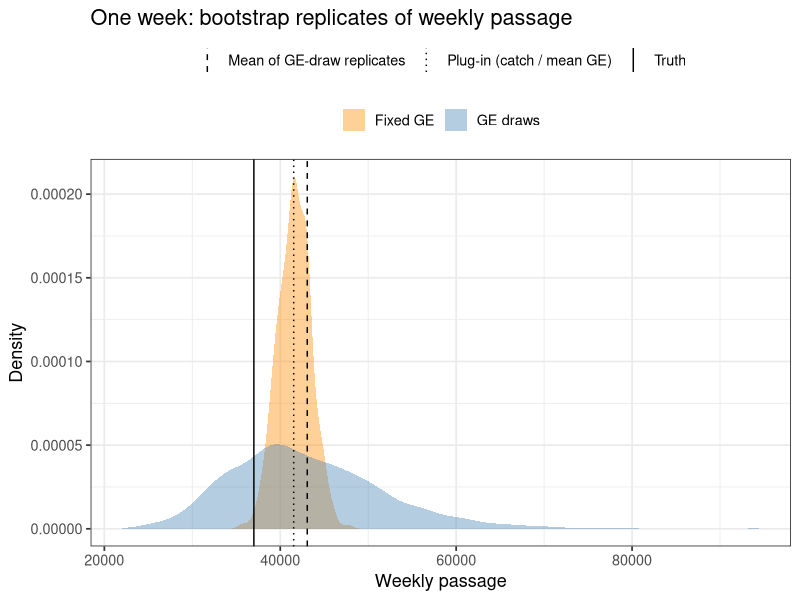
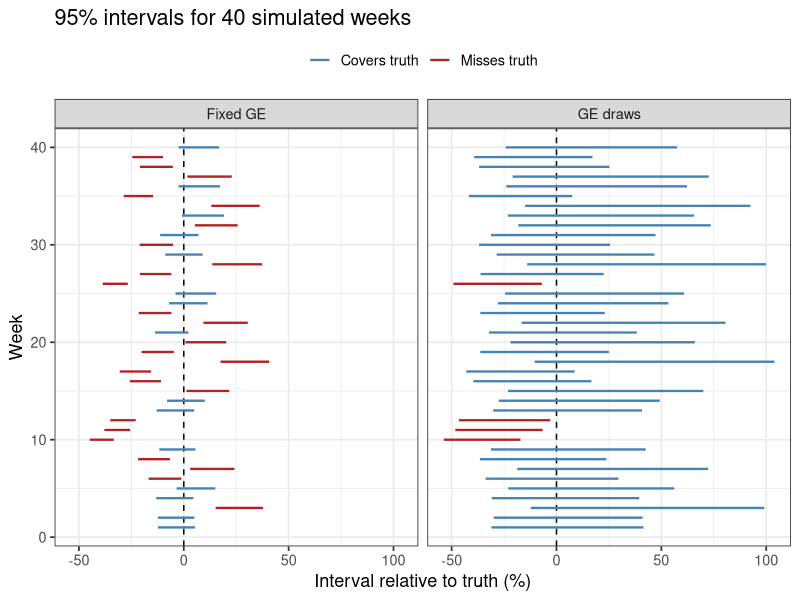

Here is the R script that generated these plots, in order:
# From GE to abundance: whose uncertainty does the bootstrap carry?
# (Run 00_setup.R once first: it installs packages and checks JAGS.)
#
# Lower Granite abundance expands the trap catch by the chance a passing fish
# is caught: the sampling rate times guidance efficiency (GE).
#   daily passage = daily catch / (sampling rate x GE)
#
# Two bootstraps for a week's total:
#   Fixed GE (SCRAPI-style): each replicate redraws each day's catch from a
#     binomial, rbinom(1, dailypass, Ptrue), with GE held at one value. The
#     interval carries trap-sampling noise but nothing about GE, even though
#     GE is the shakiest input.
#   GE draws (SCRAPI2-style): each replicate also gets its own GE draw from
#     the GE posterior, and the point estimate is the mean of the replicates.
#     Because 1 / GE is convex, the exact average of the expansion over the GE
#     posterior is above catch / (rate x mean GE) (Jensen's inequality,
#     02_lincoln_petersen.R). A finite bootstrap adds catch-redraw noise, so a
#     single week's replicate mean isn't guaranteed to land above it.
#
# This is a hybrid: catch noise comes from the bootstrap, GE uncertainty from
# posterior draws. It is not a full Bayesian posterior for abundance.
#
# Teaching version: plain R, no JAGS. The GE posterior here is a Beta from a
# simple PIT sample, standing in for the posterior draws from 05 to 07.
# Real SCRAPI also resamples measured fish for the composition splits; that
# part is left out, including posterior genetic stock-assignment uncertainty
# shown in the talk. This example carries catch and GE uncertainty only.
# All data are simulated.

library(ggplot2)

# 0. The talk's one-day fixed-GE bootstrap ----
# Same inputs as "Where Bootstrap Intervals Come From". This section uses a
# 90% interval; the weekly coverage experiment below deliberately uses 95%.
set.seed(20261029)
slide.catch <- 130
slide.rate <- 0.25
slide.ge <- 0.13
slide.B <- 2000
slide.p <- slide.rate * slide.ge
slide.passage <- slide.catch / slide.p
slide.catches <- rbinom(slide.B, round(slide.passage), slide.p)
slide.expanded <- slide.catches / slide.p
cat("Talk example: passage", slide.passage, "from", slide.catch, "caught\n")
cat("First bootstrap catches:", head(slide.catches), "\n")
cat("Simulated middle 90%:", round(quantile(slide.expanded, c(0.05, 0.95))), "\n")
# The slide reports 3,446 to 4,554 from a particular 2,000-replicate run.
# Its RNG state was not supplied. These finite-simulation endpoints can vary.
# The exact binomial quantiles are a reproducible reference, not a bootstrap:
slide.exact <- qbinom(c(0.05, 0.95), round(slide.passage), slide.p) / slide.p
cat("Exact binomial middle-90% endpoints:", round(slide.exact), "\n")
# Exact endpoints round to 3,446 and 4,585. Do not label the slide's simulated
# upper endpoint (4,554) as an exact quantile or tune a seed to force agreement.
stopifnot(abs(slide.passage - 4000) < 1e-8)

set.seed(8)

# 1. True values ----

N.day <- c(3000, 4500, 6000, 8000, 7000, 5000, 3500)   # true daily passage
N.week <- sum(N.day)
rate <- 0.25          # sampling rate
GE <- 0.05            # true guidance efficiency
n.pit <- 600          # PIT-tagged fish informing GE this week
B <- 2000             # bootstrap replicates

# 2. One week, both bootstraps ----

one.week <- function() {
  C <- rbinom(length(N.day), N.day, rate * GE)            # daily trap catch
  g <- rbinom(1, n.pit, GE)                               # PIT fish guided
  ge.draws <- rbeta(B, g + 1, n.pit - g + 1)              # GE posterior draws
  ge.mean <- mean(ge.draws)

  # Fixed GE: one GE for every replicate
  pass.fixed <- C / (rate * ge.mean)
  plug.in <- sum(pass.fixed)
  boot.fixed <- replicate(B, sum(rbinom(length(C), round(pass.fixed), rate * ge.mean) / (rate * ge.mean)))

  # GE draws: each replicate carries its own GE
  boot.draws <- sapply(ge.draws, function(ge) {
    pass <- C / (rate * ge)
    sum(rbinom(length(C), round(pass), rate * ge) / (rate * ge))
  })

  list(plug.in = plug.in, boot.fixed = boot.fixed, boot.draws = boot.draws,
       est.draws = mean(boot.draws), med.draws = median(boot.draws))
}

wk <- one.week()
ci <- function(x) round(quantile(x, c(0.025, 0.975)))
cat("True weekly passage:", N.week, "\n")
cat("Fixed GE:  plug-in estimate", round(wk$plug.in), "  95% interval", ci(wk$boot.fixed), "\n")
cat("GE draws:  mean of replicates", round(wk$est.draws), "  95% interval", ci(wk$boot.draws), "\n")
cat("Plug-in sits at the", round(100 * mean(wk$boot.draws < wk$plug.in)),
    "th percentile of the GE-draw replicates\n")

# 3. Repeat over many weeks ----

n.weeks <- 300
res <- t(replicate(n.weeks, {
  w <- one.week()
  c(plug.in = w$plug.in, est.draws = w$est.draws, med.draws = w$med.draws,
    lo.fixed = unname(quantile(w$boot.fixed, 0.025)), hi.fixed = unname(quantile(w$boot.fixed, 0.975)),
    lo.draws = unname(quantile(w$boot.draws, 0.025)), hi.draws = unname(quantile(w$boot.draws, 0.975)))
}))
res <- as.data.frame(res)

cover.fixed <- mean(res$lo.fixed <= N.week & N.week <= res$hi.fixed)
cover.draws <- mean(res$lo.draws <= N.week & N.week <= res$hi.draws)
cat("\nOver", n.weeks, "simulated weeks:\n")
cat("95% interval coverage   fixed GE:", round(100 * cover.fixed, 1), "%   GE draws:", round(100 * cover.draws, 1), "%\n")
cat("Median interval width   fixed GE:", round(median(res$hi.fixed - res$lo.fixed)),
    "   GE draws:", round(median(res$hi.draws - res$lo.draws)), "\n")
cat("Mean % error vs truth   plug-in:", round(100 * (mean(res$plug.in) / N.week - 1), 1),
    "%   mean of GE-draw replicates:", round(100 * (mean(res$est.draws) / N.week - 1), 1),
    "%   median of GE-draw replicates:", round(100 * (mean(res$med.draws) / N.week - 1), 1), "%\n")
cat("Weeks where the plug-in falls below the mean of the GE-draw replicates:",
    round(100 * mean(res$plug.in < res$est.draws)), "%\n")

# 4. Plot ----
# Each plot prints on its own.

boot.df <- rbind(data.frame(method = "Fixed GE", total = wk$boot.fixed),
                 data.frame(method = "GE draws", total = wk$boot.draws))
lines.df <- data.frame(what = c("Truth", "Plug-in (catch / mean GE)", "Mean of GE-draw replicates"),
                       x = c(N.week, wk$plug.in, wk$est.draws))
p1 <- ggplot(boot.df, aes(total, fill = method)) +
  geom_density(alpha = 0.4, color = NA) +
  geom_vline(data = lines.df, aes(xintercept = x, linetype = what)) +
  scale_fill_manual(NULL, values = c("Fixed GE" = "darkorange", "GE draws" = "steelblue")) +
  scale_linetype_manual(NULL, values = c("Truth" = "solid", "Plug-in (catch / mean GE)" = "dotted",
                                         "Mean of GE-draw replicates" = "dashed")) +
  labs(title = "One week: bootstrap replicates of weekly passage", x = "Weekly passage", y = "Density") +
  theme_bw(base_size = 13) + theme(legend.position = "top", legend.box = "vertical")
print(p1)

show <- 1:40
int.df <- rbind(data.frame(week = show, method = "Fixed GE", lo = res$lo.fixed[show], hi = res$hi.fixed[show]),
                data.frame(week = show, method = "GE draws", lo = res$lo.draws[show], hi = res$hi.draws[show]))
int.df$covers <- ifelse(int.df$lo <= N.week & N.week <= int.df$hi, "Covers truth", "Misses truth")
p2 <- ggplot(int.df, aes(y = week, xmin = 100 * (lo / N.week - 1), xmax = 100 * (hi / N.week - 1),
                         color = covers)) +
  geom_vline(xintercept = 0, linetype = "dashed") +
  geom_linerange(linewidth = 0.8) +
  facet_wrap(~ method) +
  scale_color_manual(NULL, values = c("Covers truth" = "steelblue", "Misses truth" = "firebrick")) +
  labs(title = "95% intervals for 40 simulated weeks", x = "Interval relative to truth (%)", y = "Week") +
  theme_bw(base_size = 13) + theme(legend.position = "top")
print(p2)

# Try this ----
# Predict before rerunning; reset each change before trying the next.
# 1. Set n.pit <- 100 in the weekly experiment. How do the widths and
#    coverage of the fixed-GE and GE-draw intervals change?
# 2. Set B <- 200. How stable are interval endpoints and the reported
#    coverage compared with the original 2,000-replicate run?

# Lessons ----
# - An interval has to carry the uncertainty of every estimated input. Holding
#   GE fixed gives an interval that is far too narrow and misses the truth
#   most of the time.
# - Giving every bootstrap replicate its own GE draw improved coverage to
#   about 95% in this simulation.
# - Propagating uncertainty and removing bias are different jobs. Carrying GE
#   draws widened the intervals to an honest width, but the inverse also
#   raised the mean of the replicates: in this simulation it ran a few percent
#   high, while the plug-in and the median landed closer to the truth.
# - The mean of the replicates sat above catch / (rate x mean GE) in every
#   simulated week here. Jensen's inequality guarantees that ordering for the
#   exact average over GE; the catch redraws add noise, so it isn't
#   guaranteed week by week.
# - Which center to report is a choice. Simulate your own setup to see the
#   trade.

# Where BPA teaches this ----
# BPA doesn't use the bootstrap. The Bayesian habit it teaches throughout is
# the same idea as giving each replicate its own GE draw: compute derived
# quantities from every posterior draw, then summarize. Example:
# - 5.4  The probability that the house martin population in 2015 is below
#        2009, computed from the posterior draws of N
